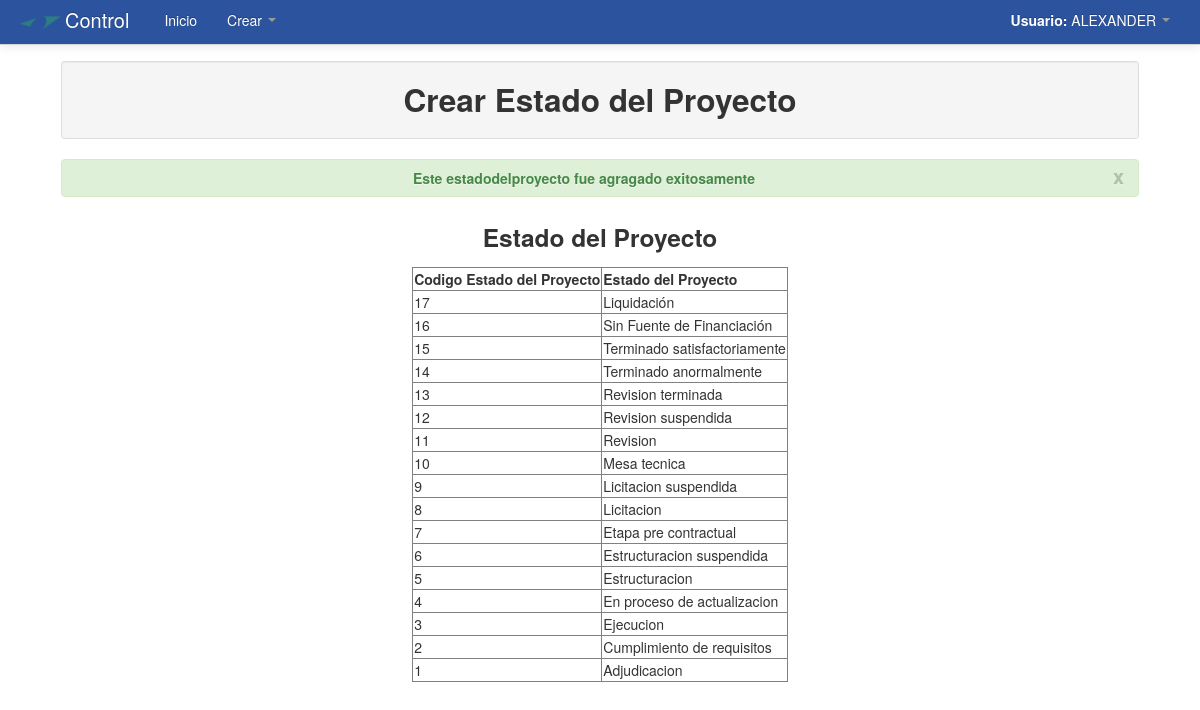
The page /Modulos/Crear/estadodelproyecto2.php (signed in) on the database its author committed.
### tables this page shows
CREATE TABLE `estadodelproyecto` (
  `cod_estadodelproyecto` int(11) NOT NULL AUTO_INCREMENT,
  `estadodelproyecto` varchar(50) NOT NULL,
  PRIMARY KEY (`cod_estadodelproyecto`)
);

### Modulos/Crear/estadodelproyecto2.php (the view, shortened to what this page needs)
<?php
	include_once "../funciones.php";
?>
<!DOCTYPE html>
<html lang="es">
  <head>
    <link href="../../css/bootstrap.css" rel="stylesheet">
    <link href="../../css/bootstrap-responsive.css" rel="stylesheet">
  </head>
  <body>
    <?php include_once "../../menu/m_crear.php"; ?>
	<div align="center">
    	<table width="90%">
          <tr>
            <td>
            	<table class="table table-bordered">
                  <tr class="well">
                    <td>
                    	<h2 align="center">Crear Estado del Proyecto</h2>
                    </td>
                  </tr>
                </table>
                <div align="center">
			<?php
			$cod_estadodelproyecto=$_POST['cod_estadodelproyecto'];
		$consultaInsertarCod_estadodelproyecto=mysql_query("SELECT * FROM estadodelproyecto WHERE cod_estadodelproyecto='$cod_estadodelproyecto' ");
		if($row=mysql_fetch_array($consultaInsertarCod_estadodelproyecto)){
			echo mensajes('Este estadodelproyecto ya existe','rojo');
		}else{
			echo mensajes('Este estadodelproyecto fue agragado exitosamente','verde');
		}
		?>
			<h3 align='center'>Estado del Proyecto</h3>
		<table border="1">
		  <tr>
		    <td>
			<strong>Codigo Estado del Proyecto</strong>
		    </td>
		    <td>
			<strong>Estado del Proyecto</strong>
		    </td>
		  </tr>
			<?php
				$consultaestadodelproyecto=mysql_query("SELECT * FROM estadodelproyecto ORDER BY cod_estadodelproyecto DESC");
				while($filaestadodelproyecto=mysql_fetch_array($consultaestadodelproyecto)){
					echo '<tr>';
					echo '<td>'.$filaestadodelproyecto['cod_estadodelproyecto'].'</td>';
					echo '<td>'.$filaestadodelproyecto['estadodelproyecto'].'</td>';
 					echo '<tr>';
				}
			?>
		</table>
    </div>
  </body>
</html>

### Modulos/Crear/estadodelproyecto2.php (style rules this page uses)
body { padding-top: 60px; padding-bottom: 40px; }

### rows shown on the page
estadodelproyecto: cod_estadodelproyecto "17", estadodelproyecto "Liquidación"
estadodelproyecto: cod_estadodelproyecto "16", estadodelproyecto "Sin Fuente de Financiación"
estadodelproyecto: cod_estadodelproyecto "15", estadodelproyecto "Terminado satisfactoriamente"
estadodelproyecto: cod_estadodelproyecto "14", estadodelproyecto "Terminado anormalmente"
estadodelproyecto: cod_estadodelproyecto "13", estadodelproyecto "Revision terminada"
estadodelproyecto: cod_estadodelproyecto "12", estadodelproyecto "Revision suspendida"
estadodelproyecto: cod_estadodelproyecto "11", estadodelproyecto "Revision"
estadodelproyecto: cod_estadodelproyecto "10", estadodelproyecto "Mesa tecnica"
estadodelproyecto: cod_estadodelproyecto "9", estadodelproyecto "Licitacion suspendida"
estadodelproyecto: cod_estadodelproyecto "8", estadodelproyecto "Licitacion"
estadodelproyecto: cod_estadodelproyecto "7", estadodelproyecto "Etapa pre contractual"
estadodelproyecto: cod_estadodelproyecto "6", estadodelproyecto "Estructuracion suspendida"
estadodelproyecto: cod_estadodelproyecto "5", estadodelproyecto "Estructuracion"
estadodelproyecto: cod_estadodelproyecto "4", estadodelproyecto "En proceso de actualizacion"
estadodelproyecto: cod_estadodelproyecto "3", estadodelproyecto "Ejecucion"
estadodelproyecto: cod_estadodelproyecto "2", estadodelproyecto "Cumplimiento de requisitos"
estadodelproyecto: cod_estadodelproyecto "1", estadodelproyecto "Adjudicacion"

### other values the page prints
$_SESSION['user_name'] "ALEXANDER"
$mensaje "Este estadodelproyecto fue agragado exitosamente"
